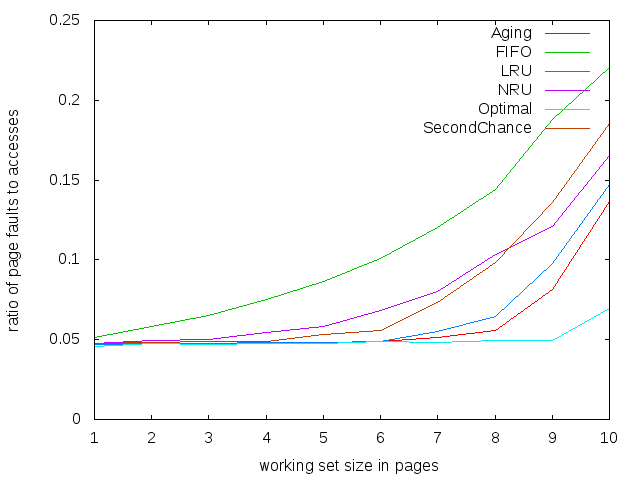

Write Python code to recreate this figure.
#!/usr/bin/python -i

"""Demo script."""

# Written by Felix Wiemann <http://www.ososo.de/>, licensed under GPL-2.

import string
import re

def e_text(s):

    """Print and execute s."""

    if s == "":
        return

    print ">>> " + s.splitlines()[0]
    for i in s.splitlines()[1:]:
        print "... " + i
        
    exec s in globals()


def i_text(s):

    """Interpret s.

    The syntax is as follows:

    Normal text, which is directly dumped to stdout.

    ---
    python(command):
       with{output}.dumped[to].stdout
    ---
    
    *** Press return to continue.

    If no string is supplied after "*** ", use default."""

    s = s.lstrip()

    s = re.sub(re.compile(r"^\>\>\> .*$(\n[>.]{3} .*$)*", re.MULTILINE), lambda x: "---\n" +
               re.sub(re.compile("^....", re.MULTILINE), "", x.group(0)) + "\n---", s)

    execstring = None

    for i in s.splitlines():

        # If an execution block is started or stopped.

        if i == "---":

            # Start.
            
            if execstring is None:
                execstring = ""

            # Stop.
            
            else:
                e_text(execstring)
                execstring = None

        # If we wait for return and aren't inside an execution block.
                
        elif i.find("***", 0, 3) != -1 and execstring is None:
            if i.find("*** ", 0, 4) != -1:
                i = i[4:]
            else:
                i = "Press return to continue"
            raw_input("\n-------------------- " + i + " --------------------\n")

        else:

            # Are we inside an execution block?
            
            if execstring is not None:

                if i.strip() == "":
                    continue

                # Space at the beginning?

                elif re.match("^\s", i):
                    execstring += i + "\n"

                # If there is no space, execute the last execstring.
                
                else:
                    e_text(execstring)
                    execstring = i + "\n"
                    
            else:
                print i
    

i_text(r"""
Hi!

I am a demo script script and I will show you how to use the
page-replacement-algorithms-simulation-script-collection.  I presume
that you already know the basics, this script is only about the
simulation.

Sometimes, I will execute Python commands.  I will print them behind
the usual Python prompt (">>> " and "... ") before executing and you will see
their output (if any).  If you see any error messages, something went
wrong and you should stop me by pressing Ctrl+C and solve the problem.

>>> print "This is an example."

Don't panic when you see the output appearing faster than you can read
it, I will wait for you with this message:

***

Here we go ...

First of all, we import the module which contains the page replacement
algorithm classes.

>>> import algorithms

algorithms.index contains a list of all defined classes.

>>> print algorithms.index

This doesn't look too nice, but we can also obtain the classes' names:

***

>>> for i in algorithms.index:
...     print i.__name__

So these are the algorithms currently implemented.

All algorithm classes are memory management systems utilizing a
certain algorithm and are derived from the base class 'MMS' defined in
module 'mms' (both of which we do not directly use).

***

Now, we want to test one of them.  At first, let's use the simplest
one, the FIFO algorithm.

>>> fifo = algorithms.FIFO(5)

fifo is now a memory management system (which uses the FIFO algorithm
for swapping out pages) consisting of 5 physical pages.  The number of
virtual pages is unlimited, the MMS (memory management system) doesn't
care of this.  Let's read some pages.

***

---
fifo.read(4)
fifo.read(34)
fifo.read(18)
fifo.read(11)
---

Internally, the pages have not been 'read' but the MMS has ensured
that they are in memory.  As the MMS doesn't track pages which are
swapped out (i.e. on hard disk), there is no difference between
swapping in a page from hard disk and newly creating a page.  Keep
this in mind, we will come back to it later.

The memory now contains the following pages:

>>> fifo.output()

***

The MMS tracks the number of swap-ins and swap-outs:

>>> print fifo.swapouts

That's obvious, nothing has been swapped out, as the memory still
isn't full.

>>> print fifo.swapins

Here you see that the MMS 'thought' that the newly created pages had
to be swapped in from hard disk.

***

---
fifo.read(15)
fifo.output()
fifo.read(8)
fifo.output()
print fifo.swapins
print fifo.swapouts
---

Here we can see that page 4, which is the oldest page, has been
swapped out, i.e. removed from memory.

***

When reading a page which is already contained in memory, it won't be
swapped in a second time, of course:

---
fifo.output()
fifo.read(11)
fifo.output()
print fifo.swapins
print fifo.swapouts
---

Nothing has changed.

***

Let's start implementing the simulation of a program's memory access
behavior.

Most programs do not access their allocated memory evenly
distributedly.  Instead, they have a certain set of very frequently
accessed pages which is called the 'working set'.

The working set is an extremely important concept for the design of
memory management systems (and user space programs): If there is no
working set, all implementable page replacement algorithms will
perform approximately equally well (or rather 'badly', not 'well'),
because what they do is trying to remove a page which probably won't
be accessed for a long time, which is impossible if all pages'
probabilities to be accessed are equal.

***

Thus, a program's memory access behavior can be roughly defined using
only three parameters:

- The total allocated memory.
- The working set.
- The probability that at any instruction the program will access a
  page contained in the working set (usually at something like 99%).

***

First of all, we create a memory consisting of 20 pages.

>>> mem = range(20)
>>> print mem

It's simply a list containing (virtual) page numbers.

Let's create a working set of four pages.

>>> ws = range(4)
>>> print ws

***

In order to create a list of pages to access, we use the function
makealist(mem, ws, rand, probab, length).  mem and ws are
self-explanatory, rand is a random number generator (e.g. the module
'random' or an instance of random.Random), probab is the probability
with which a page from working set is accessed and length is the
access-list's length.

>>> import access
>>> import random
>>> alist = access.makealist(mem, ws, random, 0.9, 10)
>>> print alist

As you can see, exactly nine elements (i.e. 90%) of 'alist' are
contained in 'ws'.

***

This was just a demonstration.  For the access list to be useful, it
must be much larger.  We use 10000 elements:

>>> alist = access.makealist(mem, ws, random, 0.9, 10000)

We need a new, empty FIFO:

>>> fifo = algorithms.FIFO(6)

Six physical pages for a working set of four pages should be OK.

***

Now we read the pages in alist.

>>> for i in alist:
...     fifo.read(i)
>>> print fifo.swapins
>>> print fifo.swapouts

""")

i_text(r"""
At """ + str(int(float(fifo.swapins) / 100 + 0.5)) +
 r"""% of all accesses the accessed page had to be swapped in from
harddisk.

***

Let's try LRU.

---
lru = algorithms.LRU(6)
for i in alist:
    lru.read(i)
print lru.swapins
print lru.swapouts
---

Much better.

***

In order to automate the simulation, there is a function simulate(mms,
alist, skip=0) in module 'simulate'.

>>> import simulate
>>> print simulate.simulate.__doc__

As long as we use alists generated by access.makealist, there is not
much point in setting skip.

***

>>> for i in algorithms.index:
...     # Instantiate.
...     mms = i(6)
...     # Store alist in mms.alist, as this is needed by algorithms.Optimal
...     mms.alist = alist
...     # Do the simulation and print the result, "14%" instead of "0.137777"
...     print i.__name__ + ": " + str(int(simulate.simulate(mms=mms,
...             alist=alist) * 100 + 0.5)) + "%"

***

Some algorithms must or may be configured.

E.g. the Optimal algorithm needs to know the alist in order to be able
to look into the future.  This can be achieved by supplying it as
second parameter of the constructor or by setting the instance's
attribute 'alist', as we did above.

***

The Aging algorithm needs to know two things: The bit field's width
and the shifting frequency.  They can be configured by supplying them
as second and third parameter of the constructor or by calling
configure(bits, shift):

>>> print algorithms.Aging.configure.__doc__

Of course, you can also set the instance's attributes 'firstbit' and
'shift'.  Read configure()'s source on how to do this.

Often, however, you won't need to care of all this, as the constructor
provides reasonable defaults.

***

Let's draw some diagrams.

We need gnuplot-py for that.  gnuplot-py needs gnuplot, of course, and
the Numerical Python Extension.  If one of the next commands fails,
you should keep in mind the error messages, abort this script with
Ctrl+C and ensure everything is correctly installed.

>>> import Gnuplot

***

We want to visualize how the algorithms behave at different working
set sizes.  The calculation will take a few seconds.

---
d = []    # List of gnuplot data
for i in algorithms.index:
    # List of tupels of (ws_length, page_faults_to_accesses_ratio).
    ratios = []
    for j in range(1, 11):   # Iterate from 1 to 10.
        mms = i(10)    # Instantiate.
        ws = access.wsmake(mem=range(10000), rand=random, size=j)
        mms.alist = access.makealist(range(10000), ws, random, 0.95, 3000)
        ratios.append((j, simulate.simulate(mms, mms.alist)))
    d.append(Gnuplot.Data(ratios, title=i.__name__))
---

*** Press return to plot the diagram

---
g = Gnuplot.Gnuplot()
#g('set data style linetype')
#g('set data style lines')
g('set style data lines')
g('set yrange [0:]')
g.plot(*d)
g.save('demo.png')
---

***

Of course the diagram was completely useless, because it was far from
accurate and we do not know what exactly we were simulating, but, hey,
it looked cool, didn't it?

Now we get even cooler.  We plot a three-dimensional diagram.  Wow.

We simulate an Aging algorithm, with the following axis configuration:

x: working set size
y: bit field length
z: page-fault-to-access ratio

***

Please wait ...

---
# List of lists of page-fault-to-access-ratios.
ratios = []
for i in range(1, 11):   # Iterate bit field length from 1 to 10.
    ratios.append([])
    for j in range(1, 11):    # Iterate working set length from 1 to 10
        mms = algorithms.Aging(11, bits=i, shift=10)    # Instantiate.
        ws = access.wsmake(mem=range(10000), rand=random, size=j)
        alist = access.makealist(range(10000), ws, random, 0.95, 5000)
        ratios[i - 1].append(simulate.simulate(mms, alist))
---

*** Press return to plot the diagram

---
g = Gnuplot.Gnuplot()
#g('set data style linetype')
#g('set data style lines')
g('set style data lines')
g('set hidden3d')
g('set ticslevel 0')
g('set zrange [0:]')
g.splot(Gnuplot.GridData(ratios, range(1, 11), range(1, 11)))
---

***

I hope I have been able to provide you with the knowledge of the basic
concepts used in this simulation package.  In order to run your own
simulations, you will probably have to read the doc-strings and the
source.

After this script terminates, the Python session will persist so that
you are directly able to play around with the existing environment.
Issue EOF (i.e. Ctrl+D) to exit.

Have fun!

***

""")
